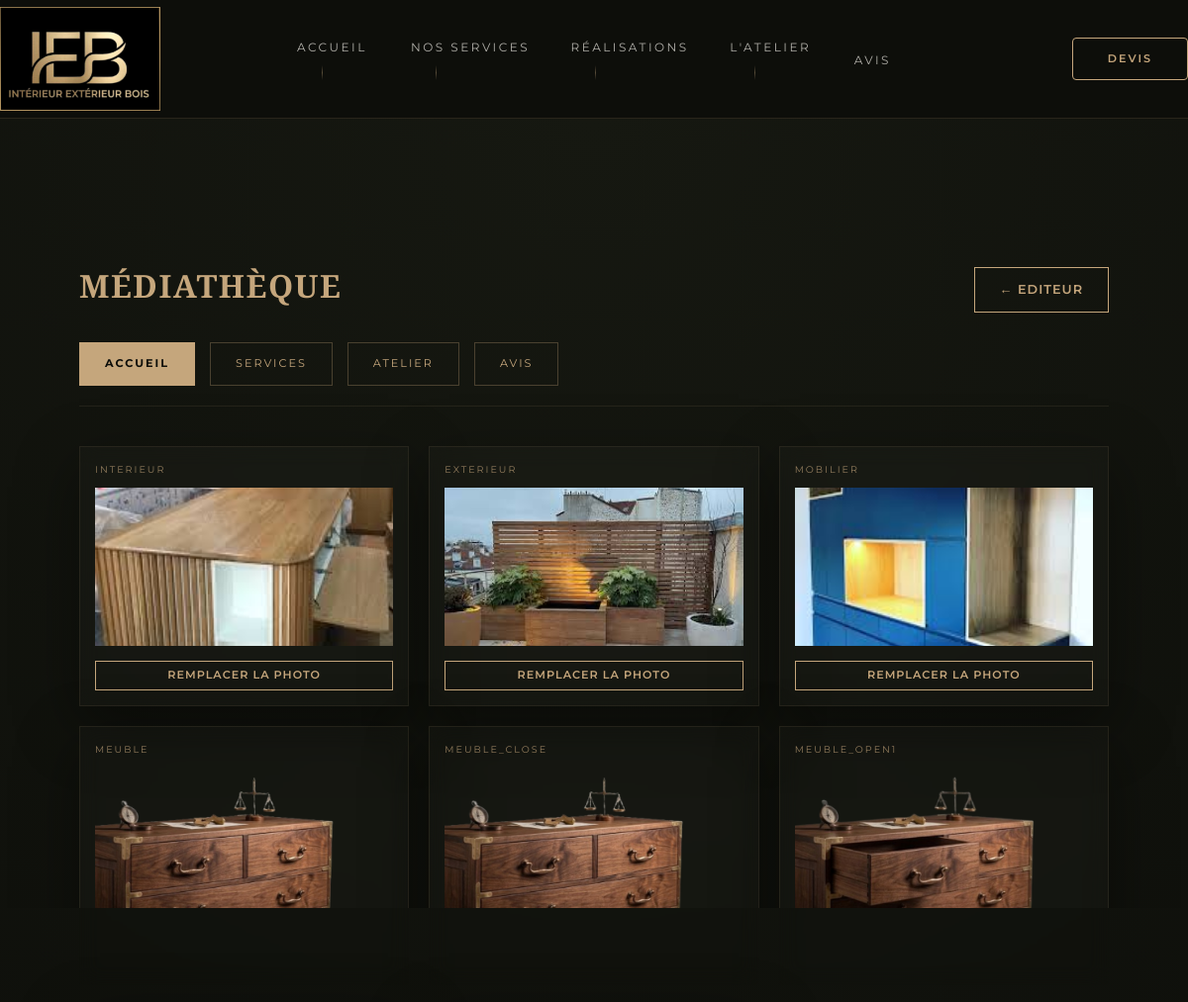
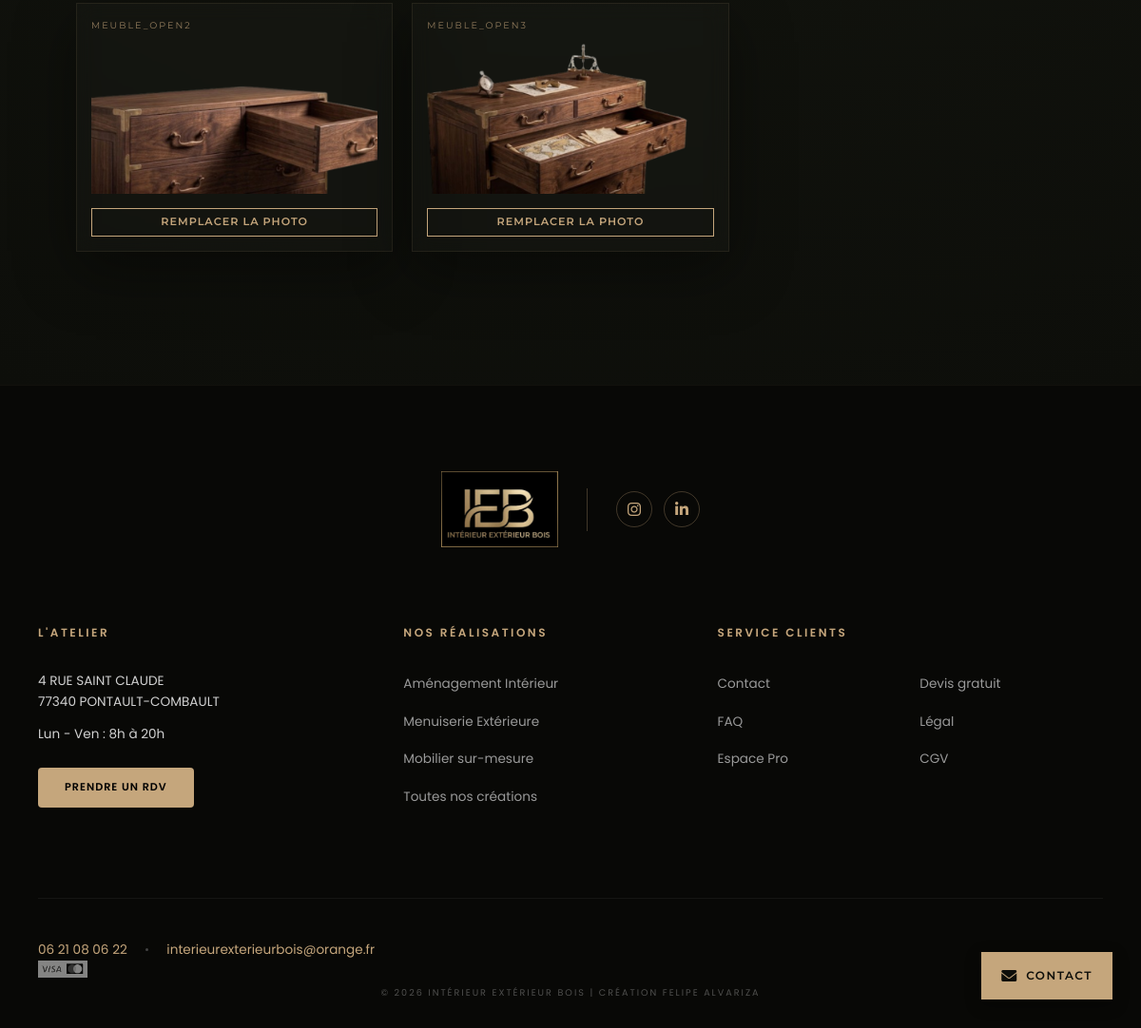
The app's page /admin/edit_photos.php (signed in) with its own data (2 pictures, top to bottom).
### tables this page shows
CREATE TABLE IF NOT EXISTS `images_projets` (
  `id` int(11) NOT NULL AUTO_INCREMENT,
  `projet_id` int(11) DEFAULT NULL,
  `image_url` varchar(255) DEFAULT NULL,
  `type` varchar(50) DEFAULT NULL,
  `ordre` int(11) DEFAULT NULL,
  PRIMARY KEY (`id`),
  KEY `projet_id` (`projet_id`)
);

### src/admin/edit_photos.php (the view, shortened to what this page needs)
<?php
require_once('../includes/db.php');
include('../includes/header.php');
$page_filter = $_GET['page'] ?? 'home';
$photos = [];
if ($page_filter === 'home') {
    $types = "'home_interieur', 'home_exterieur', 'home_mobilier', 'home_meuble', 'home_meuble_close', 'home_meuble_open1', 'home_meuble_open2', 'home_meuble_open3'";
    $stmt = $pdo->prepare("SELECT id, image_url as url, type as label, 'images_projets' as origin FROM images_projets WHERE type IN ($types)");
    $stmt->execute();
    $photos = $stmt->fetchAll();
} elseif ($page_filter === 'atelier') {
    $stmt = $pdo->prepare("SELECT id, image_url as url, type as label, 'images_projets' as origin FROM images_projets WHERE type = 'atelier_heritage'");
    $stmt->execute();
    $photos = $stmt->fetchAll();
}
?>
<link rel="stylesheet" href="../css/admin.css">
<main class="admin-main">
    <div class="container" style="max-width: 1200px; margin: 0 auto; padding: 20px;">
        <div style="display: flex; justify-content: space-between; align-items: center; margin-bottom: 30px;">
            <h1 class="serif-gold">Médiathèque</h1>
            <a href="editeur.php" class="btn-gold" style="text-decoration:none; width:auto; padding:12px 25px;">← Editeur</a>
        </div>
        <nav class="filter-nav">
            <?php
            $nav = ['home' => 'Accueil', 'services' => 'Services', 'atelier' => 'Atelier', 'avis' => 'Avis'];
            foreach($nav as $slug => $label): ?>
                <a href="?page=<?= $slug ?>" class="btn-filter <?= $page_filter === $slug ? 'active' : '' ?>">
                    <?= $label ?>
                </a>
            <?php endforeach; ?>
        </nav>
        <div style="display: grid; grid-template-columns: repeat(auto-fill, minmax(250px, 1fr)); gap: 20px;">
            <?php foreach($photos as $p): ?>
                <div class="card-premium" style="padding: 15px;">
                    <span class="label-cle" style="display:block; margin-bottom:10px;">
                        <?= strtoupper(str_replace(['home_', 'avis_'], '', $p['label'])) ?>
                    </span>
                    <div style="width: 100%; height: 160px; overflow: hidden; margin-bottom: 15px;">
                        <img src="../<?= $p['url'] ?>" style="width: 100%; height: 100%; object-fit: cover;">
                    </div>
                    <form method="POST" enctype="multipart/form-data">
                        <label class="btn-mini-gold" style="display: block; text-align: center; cursor: pointer; font-size: 0.7rem;">
                            Remplacer la photo
                        </label>
                    </form>
                </div>
            <?php endforeach; ?>
        </div>
    </div>
</main>
<?php include('../includes/footer.php'); ?>

### src/css/style.css (style rules this page uses)
:root { --dark-wood: #0d0e0a; --bg-light: #161811; --light-beige: #f4f1ea; --gold-accent: #c5a67c; --gold-glow: rgba(197, 166, 124, 0.3); --transition-luxe: all 0.6s cubic-bezier(0.16, 1, 0.3, 1); }
.container { width: 90%; max-width: 1400px; margin: 0 auto; }
.card-premium { background: rgba(255,255,255,0.02); border: 1px solid rgba(197,166,124,0.08); box-shadow: 0 20px 60px rgba(0,0,0,0.4); }
* { box-sizing: border-box; margin: 0; padding: 0; }
body { font-family: 'Montserrat', sans-serif; background: linear-gradient( to bottom, #0d0e0a 0%, #141610 30%, #161811 60%, #1a1c14 100% ); color: var(--light-beige); -webkit-font-smoothing: antialiased; line-height: 1.6; overflow-x: hidden; }
h1, h2, h3 { font-family: 'Playfair Display', serif; font-weight: 600; }
.btn-gold { width: 100%; padding: 20px; background: var(--gold-accent); color: #1a1c14; border: none; text-transform: uppercase; letter-spacing: 3px; font-weight: 700; cursor: pointer; transition: all 0.4s ease; margin-top: 10px; }
:root { --gold-accent: #c5a67c; --gold-glow: rgba(197, 166, 124, 0.4); --light-beige: #f5f5f0; }
html { scroll-behavior: smooth; }
h1, h2 { letter-spacing: -0.02em; }
html, body { max-width: 100%; overflow-x: hidden; width: 100%; }

### src/css/header.css (style rules this page uses)
html, body { max-width: 100%; overflow-x: hidden; width: 100%; position: relative; }
html, body { max-width: 100% !important; overflow-x: hidden !important; position: relative; width: 100%; }

### src/css/admin.css (style rules this page uses)
:root { --dark-wood: #0d0e0a; --bg-light: #161811; --light-beige: #f4f1ea; --gold-accent: #c5a67c; --gold-glow: rgba(197, 166, 124, 0.2); --transition-luxe: all 0.6s cubic-bezier(0.16, 1, 0.3, 1); }
body { background-color: var(--dark-wood); color: var(--light-beige); font-family: 'Montserrat', sans-serif; margin: 0; line-height: 1.6; }
.admin-main { padding: 120px 0; background: radial-gradient(circle at top center, var(--bg-light) 0%, var(--dark-wood) 100%); min-height: 100vh; }
.serif-gold { font-family: 'Playfair Display', serif; color: var(--gold-accent); letter-spacing: 1.5px; font-weight: 600; text-transform: uppercase; }
.card-premium { background: rgba(255, 255, 255, 0.02); border: 1px solid rgba(197, 166, 124, 0.1); padding: 40px; position: relative; transition: var(--transition-luxe); overflow: hidden; backdrop-filter: blur(10px); }
.btn-gold { display: inline-block; padding: 12px 25px; background: transparent; border: 1px solid var(--gold-accent); color: var(--gold-accent); text-decoration: none; text-transform: uppercase; font-size: 0.8rem; letter-spacing: 1px; font-weight: 600; transition: var(--transition-luxe); }
.filter-nav a { transition: var(--transition-luxe); position: relative; }
.btn-mini-gold, .btn-mini-flush { display: inline-block; padding: 5px 12px; text-decoration: none; text-transform: uppercase; font-size: 0.6rem; letter-spacing: 1px; font-weight: 600; transition: var(--transition-luxe); border: 1px solid; width: auto; }
.btn-mini-gold { border-color: var(--gold-accent); color: var(--gold-accent); }
.filter-nav { display: flex; gap: 15px; margin-bottom: 40px; border-bottom: 1px solid rgba(197, 166, 124, 0.1); padding-bottom: 20px; }
.btn-filter { text-decoration: none; text-transform: uppercase; font-size: 0.7rem; letter-spacing: 2px; padding: 12px 25px; border: 1px solid rgba(197, 166, 124, 0.3); color: var(--gold-accent); background: transparent; transition: var(--transition-luxe); border-radius: 0; }
.btn-filter.active { background: var(--gold-accent); color: var(--dark-wood); font-weight: 700; }
.label-cle { display: block; color: var(--gold-accent); font-size: 0.6rem; text-transform: uppercase; letter-spacing: 2px; margin-bottom: 12px; opacity: 0.7; }

### src/css/footer.css (style rules this page uses)
html, body { max-width: 100%; overflow-x: hidden; width: 100%; height: 100%; margin: 0; padding: 0; position: relative; }

### records on screen
images_projets: type "INTERIEUR", image_url (picture)
images_projets: type "EXTERIEUR", image_url (picture)
images_projets: type "MOBILIER", image_url (picture)
images_projets: type "MEUBLE", image_url (picture)
images_projets: type "MEUBLE_CLOSE", image_url (picture)
images_projets: type "MEUBLE_OPEN1", image_url (picture)
images_projets: type "MEUBLE_OPEN2", image_url (picture)
images_projets: type "MEUBLE_OPEN3", image_url (picture)

### other values on screen
$label "ACCUEIL"
$label "SERVICES"
$label "ATELIER"
$label "AVIS"
